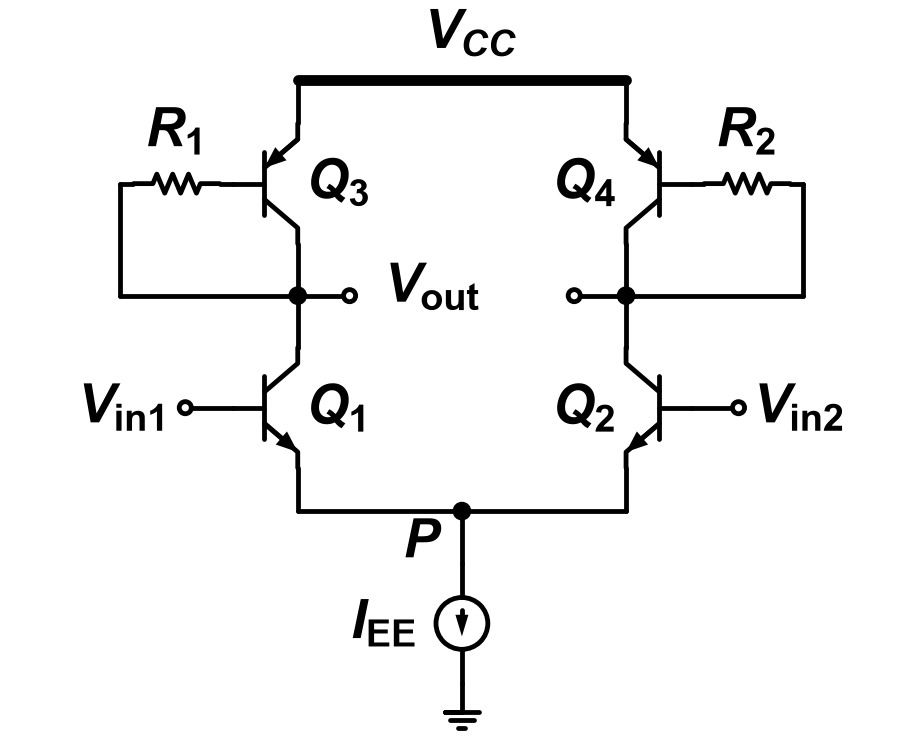

The Python source for this figure:
"""2015-2 중간 Q2 — 기준: Q2.md '회로 — Fig Q2'."""
import schemdraw.elements as elm
from schem_style import Resistor, dot, gate_terminal, new_drawing, rail

RAIL_Y = 9.0


def bjt(d, cls, at, anchor, mirror=False, label=None, loc=None):
    """베이스 왼쪽(mirror면 오른쪽). npn은 컬렉터 위, pnp는 이미터 위."""
    e = cls().right()
    if mirror:
        e = e.reverse()
    e = e.anchor(anchor).at(at)
    if label:
        e = e.label(label, loc=loc or ("left" if mirror else "right"))
    return d.add(e)


def draw():
    d = new_drawing()
    R = RAIL_Y
    xl, xr = 0, 3.8
    xm = (xl + xr) / 2
    rail(d, (xl, R), (xr, R))   # 짧은 레일: Q3 이미터에서 Q4 이미터까지
    d.add(elm.Label().right().at((xm, R + 0.15)).label(r"$V_{CC}$", valign="bottom"))
    # 위 pnp: Q3 보통, Q4 좌우 반전. 이미터가 레일에서 조금 아래
    ye = R - 0.5
    q3 = bjt(d, elm.BjtPnp, (xl, ye), "emitter", label=r"$Q_\mathrm{3}$")
    q4 = bjt(d, elm.BjtPnp, (xr, ye), "emitter", mirror=True, label=r"$Q_\mathrm{4}$")
    for q in (q3, q4):
        d.add(elm.Line().up().at(q.emitter).toy(R))
    # 출력 접속점, 두 원이 가운데에서 마주 봄
    d.add(elm.Line().down().at(q3.collector).length(0.6)); out1 = dot(d)
    d.add(elm.Line().down().at(q4.collector).length(0.6)); out2 = dot(d)
    d.add(elm.Line().right().at(out1.center).length(0.6)); dot(d, open_=True)
    d.add(elm.Line().left().at(out2.center).length(0.6)); dot(d, open_=True)
    # V_out: 왼쪽 원 바로 오른쪽
    d.add(elm.Label().right().at((xl + 0.9, out1.center.y)).label(r"$V_\mathrm{out}$", halign="left"))
    # 귀환 저항: 베이스 → 가로 R → 바깥 끝에서 아래로 출력 높이 → 출력 접속점
    for q, out, s, name in ((q3, out1, -1, "1"), (q4, out2, 1, "2")):
        xa, xb = q.base.x + s * 0.15, q.base.x + s * 1.15   # 저항 안쪽 끝, 바깥 끝
        xo = xb + s * 0.15                                   # 귀환 세로선
        d.add(elm.Line().at(q.base).tox(xa))
        d.add(Resistor().right().at((min(xa, xb), q.base.y)).to((max(xa, xb), q.base.y))
              .label(r"$R_\mathrm{%s}$" % name, "top", ofst=0.2))
        d.add(elm.Line().at((xb, q.base.y)).tox(xo))
        d.add(elm.Line().down().toy(out.center.y))
        d.add(elm.Line().tox(out.center.x))
    # 입력 쌍: Q1 보통, Q2 좌우 반전
    d.add(elm.Line().down().at(out1.center).length(0.6))
    q1 = bjt(d, elm.BjtNpn, d.here, "collector", label=r"$Q_\mathrm{1}$")
    d.add(elm.Line().down().at(out2.center).length(0.6))
    q2 = bjt(d, elm.BjtNpn, d.here, "collector", mirror=True, label=r"$Q_\mathrm{2}$")
    gate_terminal(d, q1.base, r"$V_\mathrm{in1}$", open_=True)
    gate_terminal(d, q2.base, r"$V_\mathrm{in2}$", open_=True, right=True)
    # 두 이미터 → 아래 → 가운데 P 접속점 → I_EE → 접지
    ybot = q1.emitter.y - 0.5
    d.add(elm.Line().down().at(q1.emitter).toy(ybot))
    d.add(elm.Line().right().tox(xm)); p = dot(d)
    d.add(elm.Line().right().tox(xr))
    d.add(elm.Line().up().toy(q2.emitter.y))
    d.add(elm.Line().down().at(p.center).length(0.6))
    d.add(elm.Label().right().at((xm - 0.35, ybot - 0.12)).label(r"$P$", halign="right", valign="top"))
    iee = d.add(elm.SourceI().down().length(1.4).scale(0.6)
                .label(r"$I_\mathrm{EE}$", "top", ofst=0.35))
    d.add(elm.Ground().at(iee.end).scale(0.8))
    return d
